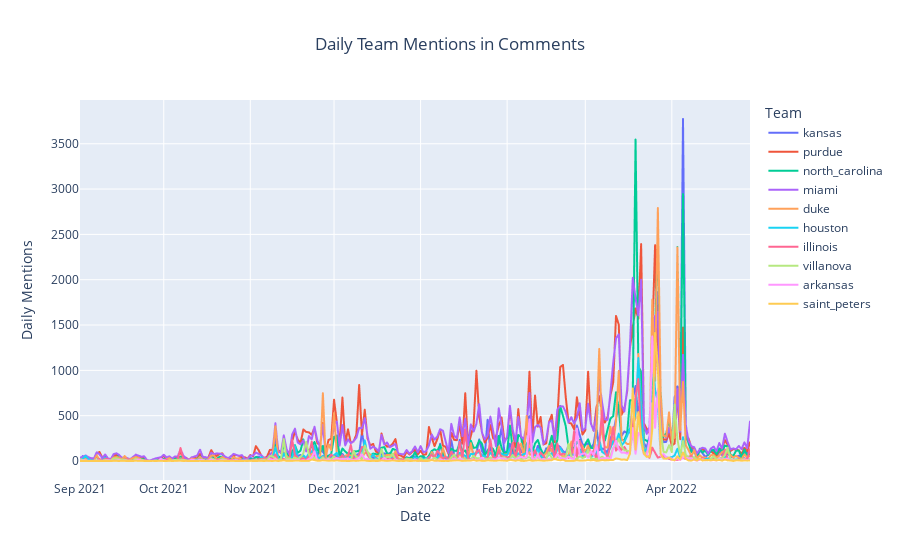

Here is the notebook cell this chart was saved with:
### Markdown cell above
The temporal distribution of team mentions in the dataset displays marked variability, suggesting a correlation with fluctuating levels of public interest, possibly driven by match schedules, pivotal games, or noteworthy events. Certain teams experience pronounced spikes in mentions, which could be indicative of key matches or pivotal moments in the season that galvanized public attention.\
The frequency of mentions potentially mirrors team popularity or their competitive performance, with consistently mentioned teams likely enjoying robust support or delivering compelling performances. For instance, from the commencement of the season in November 2021 through to March 2022, mentions of Miami dominated the discourse, outstripping other teams in visibility. This trend, however, experienced a reversal in mid-March 2022, with Miami’s mention frequency tapering to levels comparable with its peers, an anomaly that warrants further inquiry to elucidate the underlying factors.\
In parallel, the discourse surrounding Kansas and North Carolina witnessed a pronounced uptick, reaching an apex in early April 2022. This surge can be directly attributed to their advancement to the finals, mirroring the crescendo of public engagement and interest as these teams progressed through critical stages of the tournament.\
The mention trajectory for the remaining teams adheres to a somewhat predictable pattern: a sharp escalation post the season’s inception in November, followed by a series of oscillations in sync with the unfolding of the games, and typically culminating in a zenith coinciding with their final matches before a swift decline.

### Code cell
fig4 = px.line(daily_mentions_comments_long, 
              x='date', 
              y='Mentions', 
              color='Team', 
              title='Daily Team Mentions in Comments')

fig4.update_layout(
    xaxis_title='Date',
    yaxis_title='Daily Mentions',
    title_x=0.5,
    legend_title_text='Team'
)

fig4.show()

### Figure 1 — Plotly figure (JSON) as saved in the notebook; plotly's stock layout.template omitted (floating-point values rounded to 4 significant figures; data arrays with more than 128 entries replaced by an {"elided": "..."} marker saying what was removed)
{"data": [{"hovertemplate": "Team=kansas<br>date=%{x}<br>Mentions=%{y}<extra></extra>", "legendgroup": "kansas", "line": {"color": "#636efa", "dash": "solid"}, "marker": {"symbol": "circle"}, "mode": "lines", "name": "kansas", "showlegend": true, "type": "scattergl", "x": {"elided": "241 str values"}, "xaxis": "x", "y": {"elided": "241 int values"}, "yaxis": "y"}, {"hovertemplate": "Team=purdue<br>date=%{x}<br>Mentions=%{y}<extra></extra>", "legendgroup": "purdue", "line": {"color": "#EF553B", "dash": "solid"}, "marker": {"symbol": "circle"}, "mode": "lines", "name": "purdue", "showlegend": true, "type": "scattergl", "x": {"elided": "241 str values"}, "xaxis": "x", "y": {"elided": "241 int values"}, "yaxis": "y"}, {"hovertemplate": "Team=north_carolina<br>date=%{x}<br>Mentions=%{y}<extra></extra>", "legendgroup": "north_carolina", "line": {"color": "#00cc96", "dash": "solid"}, "marker": {"symbol": "circle"}, "mode": "lines", "name": "north_carolina", "showlegend": true, "type": "scattergl", "x": {"elided": "241 str values"}, "xaxis": "x", "y": {"elided": "241 int values"}, "yaxis": "y"}, {"hovertemplate": "Team=miami<br>date=%{x}<br>Mentions=%{y}<extra></extra>", "legendgroup": "miami", "line": {"color": "#ab63fa", "dash": "solid"}, "marker": {"symbol": "circle"}, "mode": "lines", "name": "miami", "showlegend": true, "type": "scattergl", "x": {"elided": "241 str values"}, "xaxis": "x", "y": {"elided": "241 int values"}, "yaxis": "y"}, {"hovertemplate": "Team=duke<br>date=%{x}<br>Mentions=%{y}<extra></extra>", "legendgroup": "duke", "line": {"color": "#FFA15A", "dash": "solid"}, "marker": {"symbol": "circle"}, "mode": "lines", "name": "duke", "showlegend": true, "type": "scattergl", "x": {"elided": "241 str values"}, "xaxis": "x", "y": {"elided": "241 int values"}, "yaxis": "y"}, {"hovertemplate": "Team=houston<br>date=%{x}<br>Mentions=%{y}<extra></extra>", "legendgroup": "houston", "line": {"color": "#19d3f3", "dash": "solid"}, "marker": {"symbol": "circle"}, "mode": "lines", "name": "houston", "showlegend": true, "type": "scattergl", "x": {"elided": "241 str values"}, "xaxis": "x", "y": {"elided": "241 int values"}, "yaxis": "y"}, {"hovertemplate": "Team=illinois<br>date=%{x}<br>Mentions=%{y}<extra></extra>", "legendgroup": "illinois", "line": {"color": "#FF6692", "dash": "solid"}, "marker": {"symbol": "circle"}, "mode": "lines", "name": "illinois", "showlegend": true, "type": "scattergl", "x": {"elided": "241 str values"}, "xaxis": "x", "y": {"elided": "241 int values"}, "yaxis": "y"}, {"hovertemplate": "Team=villanova<br>date=%{x}<br>Mentions=%{y}<extra></extra>", "legendgroup": "villanova", "line": {"color": "#B6E880", "dash": "solid"}, "marker": {"symbol": "circle"}, "mode": "lines", "name": "villanova", "showlegend": true, "type": "scattergl", "x": {"elided": "241 str values"}, "xaxis": "x", "y": {"elided": "241 int values"}, "yaxis": "y"}, {"hovertemplate": "Team=arkansas<br>date=%{x}<br>Mentions=%{y}<extra></extra>", "legendgroup": "arkansas", "line": {"color": "#FF97FF", "dash": "solid"}, "marker": {"symbol": "circle"}, "mode": "lines", "name": "arkansas", "showlegend": true, "type": "scattergl", "x": {"elided": "241 str values"}, "xaxis": "x", "y": {"elided": "241 int values"}, "yaxis": "y"}, {"hovertemplate": "Team=saint_peters<br>date=%{x}<br>Mentions=%{y}<extra></extra>", "legendgroup": "saint_peters", "line": {"color": "#FECB52", "dash": "solid"}, "marker": {"symbol": "circle"}, "mode": "lines", "name": "saint_peters", "showlegend": true, "type": "scattergl", "x": {"elided": "241 str values"}, "xaxis": "x", "y": {"elided": "241 int values"}, "yaxis": "y"}], "layout": {"autosize": true, "legend": {"title": {"text": "Team"}, "tracegroupgap": 0}, "title": {"text": "Daily Team Mentions in Comments", "x": 0.5}, "xaxis": {"anchor": "y", "autorange": true, "domain": [0, 1], "range": ["2021-09-01", "2022-04-29"], "title": {"text": "Date"}, "type": "date"}, "yaxis": {"anchor": "x", "autorange": true, "domain": [0, 1], "range": [-209.6, 3983.0], "title": {"text": "Daily Mentions"}, "type": "linear"}}}
